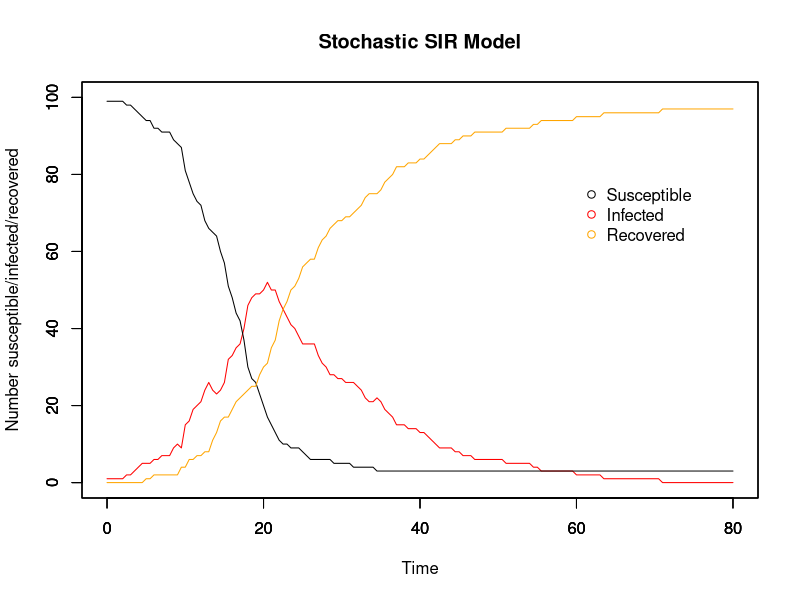
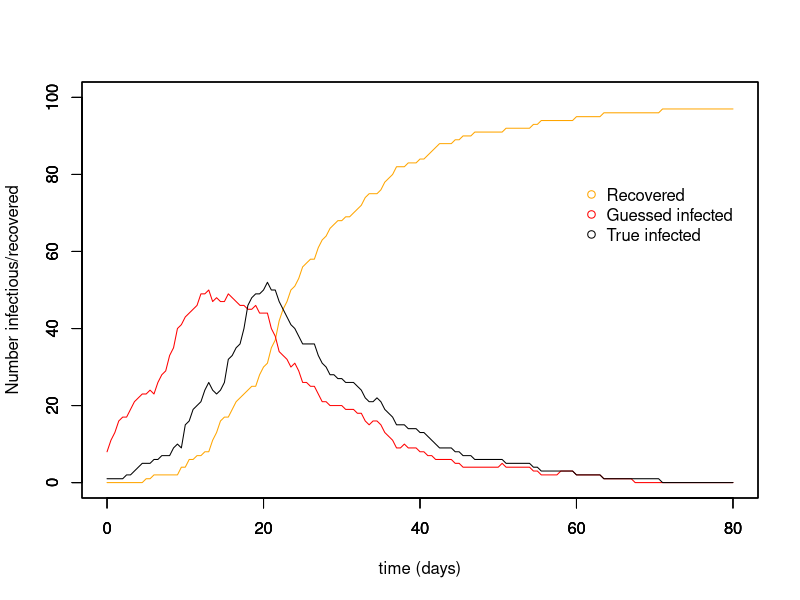

Source code (R) for these figures, in order: (Note: this script raises an error after producing the figures.)
# MCMC estimating stochastic processes
# 3 unknonws: beta, gamma, and the time of infection for each individual
# 17/11/17

##########################
## Input values for SIR ##
##########################

# Time
timestep <- 0.5
times <- seq(0, 80, by = timestep)

# Initial population: N-1 susceptible, 1 infectious, 0 recovered
init.values = c(
  S = 100-1,
  I = 1,
  R = 0
)
N = sum(init.values)

# Beta & gammma
beta <- 5e-3
gamma <- 8e-2
1/gamma

###############
## The model ##
###############

# Array for holding collective disease status information for whole period of time
data <- array(0, dim =c(length(times), length(init.values)+3))
data[,1] <- times # make first column the timesteps to make plotting easier later on

#set.seed(22) # other good ones: 7, 14, 22, 30

# For loops for calculating the numbers susceptible, infected, and recovered at each timepoint
for (time in times){
  if (time == 0){ # Set up the number of S/I/R at time 0
    data[1,2] <- init.values["S"] # number of susceptibles at time 0
    data[1,3] <- init.values["I"] # number of infecteds at time 0
    data[1,4] <- init.values["R"] # number of recovereds at time 0
    data[1,5] <- init.values["I"] # number newly infected at time 0
    data[1,6] <- init.values["R"] # number newly recovered at time 0
    
  } else{
    whole_time <- 1/timestep * time # makes time into the whole number that it corresponds to in the array
    #inf <- rbinom(1, size = data[whole_time,2], prob = foi_t) # number who become infected in this timestep
    #rec <- rbinom(1, size = data[whole_time,3], prob = r_t)# number who become recovered in this timestep
    
    inf <- rbinom(1, size = data[whole_time,2], (1-(exp(-beta*data[whole_time,3]*timestep)))) # number who become infected in this timestep
    rec <- rbinom(1, size = data[whole_time,3], (1-(exp(-gamma*timestep)))) # number who become recovered in this timestep
    
    data[whole_time+1,2] <- data[whole_time,2] - inf # number of susceptibles at other times
    
    data[whole_time+1,3] <- data[whole_time,3]  + inf - rec # number of infecteds at other times
    
    data[whole_time+1,4] <- data[whole_time,4] + rec # number of recovereds at other times
    
    data[whole_time+1,5] <- data[whole_time+1,3] - data[whole_time,3] + data[whole_time+1,4] - data[whole_time,4] # number of newly infected
    
    data[whole_time+1,6] <- data[whole_time+1,4] - data[whole_time,4] # number of newly recovered
  }
}

###############
## SIR plots ##
###############

run_stoch <- data.frame(data) # make array into a dataframe
colnames(run_stoch) <- c("time","S", "I", "R", "new_I", "new_R")

par(mfrow = c(1,1))

# Plot for SIR model
plot(x = run_stoch$time, y = run_stoch$I, type = "line", col = "red", ylim = c(0,N),
     xlab = "Time", ylab = "Number susceptible/infected/recovered", main = "Stochastic SIR Model")
par(new=T)
plot(x = run_stoch$time, y = run_stoch$S, type = "line", ylim = c(0,N), ylab = "", xlab = "") # add susceptible line
par(new=T)
plot(x = run_stoch$time, y = run_stoch$R, type = "line", col = "orange", ylim = c(0,N), ylab = "", xlab = "") # recovered

# Add legend
legend(60, 0.8*N, c("Susceptible", "Infected", "Recovered"), pch = 1, col = c("black", "red", "orange"), bty = "n")

#################
## Guess new_I ##
#################

inf_period <- ceiling(1/gamma) # mean infectious period calculated from gamma

for (i in 1:nrow(run_stoch)){
run_stoch$guess_new_I[i] <- run_stoch$new_R[i+(inf_period/timestep)] # guess newly infected, translates days into no. of timesteps
run_stoch$guess_I[i] <- run_stoch$R[i+(inf_period/timestep)] - run_stoch$R[i]
run_stoch$guess_S[i] <- N - (run_stoch$R[i] + run_stoch$guess_I[i])
}
run_stoch[is.na(run_stoch)] <- 0

plot(run_stoch$time, run_stoch$R, ylim = c(0,N), type = "line", col = "orange", xlab = "time (days)", ylab = "Number infectious/recovered")
par(new=T)
plot(run_stoch$time, run_stoch$guess_I, ylim = c(0,N), type = "line", col = "red", xlab = " ", ylab = " ")
par(new=T)
plot(x = run_stoch$time, y = run_stoch$I, type = "line", col = "black", ylim = c(0,N), xlab = " ", ylab = " ")
legend(60, 0.8*N, c("Recovered", "Guessed infected", "True infected"), pch = 1, col = c("orange", "red", "black"), bty = "n")

##################################
## Likelihood, prior, posterior ##
##################################

# Likelihood distribution for beta and gamma
likelihood <- function(param){
  beta = as.numeric(param[1,1])
  gamma = as.numeric(param[2,1])
  I = as.numeric(param[,2]) # Infected
  new_I = as.numeric(param[,3]) # Newly infected

  total = array(0, dim = (c(nrow(run_stoch))))
  
  for (i in 1:nrow(run_stoch)){
    S = (N - I[i] - run_stoch$R[i]) # Susceptibles
    betalikelihood = dbinom(new_I[i+1], S, (1-(exp(-beta*I[i]*timestep))), log = T)
    gammalikelihood = dbinom(run_stoch$new_R[i+1], I[i], (1-(exp(-gamma*timestep))), log = T)
    total[i] = (betalikelihood + gammalikelihood)
  }
  
  ll = sum(total, na.rm = T)

  return(ll)
}

# Prior distribution
prior <- function(param){
  beta = as.numeric(param[1,1])
  gamma = as.numeric(param[2,1])
  
  betaprior = dunif(beta, min = 0, max = 100, log = T)
  gammaprior = dunif(gamma, min = 0, max = 100, log = T)
  return(betaprior + gammaprior)
}

# Posterior distribution for beta and gamma
posterior <- function(param){
  return (likelihood(param) + prior(param))
}

# Proposal function for infectious
inf_proposalfunction <- function(param){
  changed_I <- sample(length(times), 1)
  inf_list <- c(-1, 1) # used for choosing -1 or +1 randomly
  
  inf <- sample(c(-1, 1), 1) # will the change at that timepoint be + or - 1 I
  
  neighbour <- if (changed_I == 1){
    changed_I + 1
    } else if (changed_I == length(times)){
      changed_I - 1
      } else{
        changed_I + sample(inf_list, 1) # will choose which neighbouring timepoint is also affected
        }

  param[changed_I[1],2] = param[changed_I[1], 2] + inf
  param[changed_I[1],3] = param[changed_I[1], 3] + inf
  param[neighbour,2] = param[neighbour, 2] - inf
  param[neighbour,3] = param[neighbour, 3] - inf
  return(param)
}

# Proposal function for beta and gamma
proposalfunction <- function(param){
  param[1,1] = rnorm(1, mean = param[1,1], sd = 0.005 ) # beta proposal
  param[2,1] = rnorm(1, mean = param[2,1], sd = 0.1) # gamma proposal
  return(param)
  }

##########
## MCMC ##
##########

run_metropolis_MCMC <- function(startvalue, iterations){
  chain = array(dim = c(nrow(startvalue), iterations+1, ncol(startvalue))) # Array for storing chain data

  chain[1,1,1] = startvalue[1,1] # beta
  chain[2,1,1] = startvalue[2,1] # gamma
  chain[,1,2] = startvalue[,2] # all infectious
  chain[,1,3] = startvalue[,3] # newly infectious
  
  for (i in 1:iterations){
    
    # Infectious
    inf_proposal = inf_proposalfunction(chain[,i,])
    
    if(min(inf_proposal[,2]) < 0 | min(inf_proposal[,3]) < 0){
      chain[,i+1,2:3] = chain[,i,2:3]

      } else{
        inf_probab = posterior(inf_proposal) - posterior(chain[,i,])
      # print(inf_probab)
      # print(likelihood(inf_proposal))
      # print(likelihood(chain[,i,]))
          if (log(runif(1)) < inf_probab){
            chain[,i+1,2:3] = inf_proposal[,2:3]
            } else{
              chain[,i+1,2:3] = chain[,i,2:3]
              }
        }
    
    # Beta and gamma
    proposal = proposalfunction(chain[,i,]) # beta proposal and gamma proposal
    
    if (proposal[1,1] < 0.0 & proposal[2,1] < 0.0 ){
      chain[1:2,i+1,1] = chain[1:2,i,1]
      
      } else if (proposal[1,1] < 0.0 & proposal[2,1] >= 0.0){
        proposal[1,1] = chain[1,i,1]
        probab = posterior(proposal) - posterior(chain[,i,])
        # print(probab)
        # print(likelihood(proposal))
        # print(likelihood(chain[,i,]))
        if (log(runif(1)) < probab){
          chain[,i+1,1] = proposal[,1]
          } else{
            chain[,i+1,1] = chain[,i,1]
            }
      
        } else if (proposal[1,1] >= 0.0 & proposal[2,1] < 0.0){
          proposal[2,1] = chain[2,i,1]
          probab = posterior(proposal) - posterior(chain[,i,])
          # print(probab)
          # print(likelihood(proposal))
          # print(likelihood(chain[,i,]))
          if (log(runif(1)) < probab){
            chain[,i+1,1] = proposal[,1]
          } else{
            chain[,i+1,1] = chain[,i,1]
            }
      
          } else{
            probab = posterior(proposal) - posterior(chain[,i,])
            # print(probab)
            # print(likelihood(proposal))
            # print(likelihood(chain[,i,]))
            if (log(runif(1)) < probab){
              chain[,i+1,1] = proposal[,1]
              } else{
                chain[,i+1,1] = chain[,i,1]
                }
            }
    # Print every nth iteration, to know how far along run is
    if (i%%10000 == 0) {
      print(i)
    }
    
  }
  return(chain)
}

# Where to start the chain for beta, gamma, and I
startvalue <- array(dim = c(length(times), 3))
startvalue[1,1] <- 0.01 # beta guess
startvalue[2,1] <- 0.01 # gamma guess
startvalue[,2] <- run_stoch$guess_I # I guess
startvalue[,3] <- run_stoch$guess_new_I # new I guess

# Number of runs
iterations = 400000

# Run the MCMC
#set.seed(4)
chain <- run_metropolis_MCMC(startvalue, iterations)

# The beginning of the chain is biased towards the starting point, so take them out
# normally burnin is 10%-50% of the runs
burnIn = 0.5*iterations
acceptance <- 1-mean(duplicated(chain[,-(1:burnIn),]))
inf_acceptance <- 1-mean(duplicated(chain[,-(1:burnIn),2]))

################
## MCMC Plots ##
################

par(mfrow = c(2,2))

hist(chain[1,-(1:burnIn),1],nclass=30, main="Posterior of beta")
abline(v = mean(chain[1,-(1:burnIn),1]), col = "red")

hist(chain[2, -(1:burnIn),1],nclass=30, main="Posterior of gamma")
abline(v = mean(chain[2,-(1:burnIn),1]), col = "red")

plot(chain[1, -(1:burnIn),1], type = "l", main = "Chain values of beta")

plot(chain[2, -(1:burnIn),1], type = "l", main = "Chain values of gamma")

# Plot beta vs. gamma
par(mfrow = c(1,1))
library(RColorBrewer)
library(MASS)

plot(x = chain[2,,1], y = chain[1,,1], xlab = "Gamma", ylab = "Beta", pch = 20, cex = 0.8)

k <- 11
my.cols <- rev(brewer.pal(k, "RdYlBu"))
z <- kde2d(chain[2,,1], chain[1,,1], n=50)
filled.contour(z, nlevels=k, col=my.cols, xlab = "Gamma", ylab = "Beta")
 
par(mfrow = c(1,1))

# plot(chain[,1,2], ylim = c(0, N), type = "line", col = "red", xlab = " ", ylab = " ")
#   for(i in 1:iterations){
#   lines(chain[,i,2], type = "line", lty = 2, col = "black", xlab = " ", ylab = " ")
#   }
#   lines(run_stoch$I, type = "line", col = "grey", xlab = " ", ylab = " ")
  
plot(chain[,1,2], ylim = c(0, N), type = "line", col = "red", xlab = " ", ylab = " ")
  lines(run_stoch$I, type = "line", col = "grey", xlab = " ", ylab = " ")  
  lines(chain[,iterations,2], type = "line", lty = 2, col = "black", xlab = " ", ylab = " ")
  

########################################################################################################################

########################################################################################################################
